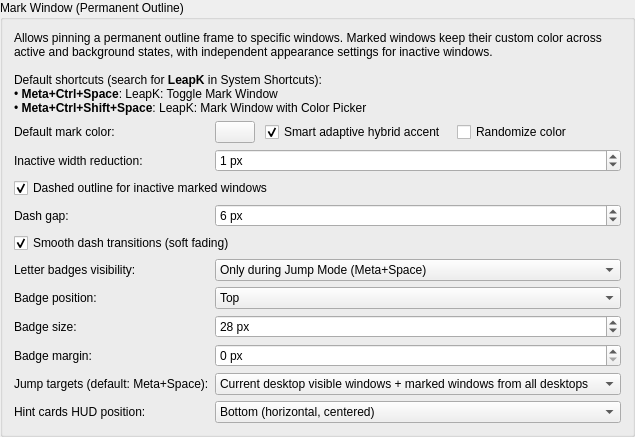
        <widget class="QGroupBox" name="groupMarkWindow">
         <property name="title">
          <string>Mark Window (Permanent Outline)</string>
         </property>
         <layout class="QFormLayout" name="formLayoutMarkWindow">
          <item row="0" column="0" colspan="2">
           <widget class="QLabel" name="label_markWindowDescription">
            <property name="text">
             <string>Allows pinning a permanent outline frame to specific windows. Marked windows keep their custom color across active and background states, with independent appearance settings for inactive windows.&lt;br&gt;&lt;br&gt;Default shortcuts (search for &lt;b&gt;LeapK&lt;/b&gt; in System Shortcuts):&lt;br&gt;&amp;bull; &lt;b&gt;Meta+Ctrl+Space&lt;/b&gt;: LeapK: Toggle Mark Window&lt;br&gt;&amp;bull; &lt;b&gt;Meta+Ctrl+Shift+Space&lt;/b&gt;: LeapK: Mark Window with Color Picker</string>
            </property>
            <property name="wordWrap">
             <bool>true</bool>
            </property>
           </widget>
          </item>
          <item row="1" column="0">
           <widget class="QLabel" name="label_markDefaultColor">
            <property name="text">
             <string>Default mark color:</string>
            </property>
            <property name="toolTip">
             <string>Default outline color used when toggling window mark via shortcut (default: #e74c3c red).</string>
            </property>
           </widget>
          </item>
          <item row="1" column="1">
           <layout class="QHBoxLayout" name="layoutMarkDefaultColor">
            <property name="spacing">
             <number>10</number>
            </property>
            <item>
             <widget class="KColorButton" name="kcfg_MarkDefaultColor">
              <property name="alphaChannelEnabled">
               <bool>true</bool>
              </property>
              <property name="toolTip">
               <string>Default outline color used when toggling window mark via shortcut.</string>
              </property>
             </widget>
            </item>
            <item>
             <widget class="QCheckBox" name="kcfg_MarkSmartAdaptive">
              <property name="text">
               <string>Smart adaptive hybrid accent</string>
              </property>
              <property name="checked">
               <bool>true</bool>
              </property>
              <property name="toolTip">
               <string>Automatically extract each window's mark outline color using the Smart Adaptive (Hybrid) algorithm based on its live content and icon.</string>
              </property>
             </widget>
            </item>
            <item>
             <widget class="QCheckBox" name="kcfg_MarkRandomColor">
              <property name="text">
               <string>Randomize color</string>
              </property>
              <property name="checked">
               <bool>false</bool>
              </property>
              <property name="toolTip">
               <string>Randomize the outline color each time a window is marked instead of using a fixed default color.</string>
              </property>
             </widget>
            </item>
            <item>
             <spacer name="spacerMarkDefaultColor">
              <property name="orientation">
               <enum>Qt::Horizontal</enum>
              </property>
              <property name="sizeHint" stdset="0">
               <size>
                <width>40</width>
                <height>20</height>
               </size>
              </property>
             </spacer>
            </item>
           </layout>
          </item>
          <item row="2" column="0">
           <widget class="QLabel" name="label_markInactiveWidthReduction">
            <property name="text">
             <string>Inactive width reduction:</string>
            </property>
            <property name="toolTip">
             <string>Reduces the outline border thickness for inactive marked windows by this amount in pixels (default: 1 px). Clamped to a minimum of 1 px.</string>
            </property>
           </widget>
          </item>
          <item row="2" column="1">
           <widget class="QSpinBox" name="kcfg_MarkInactiveWidthReduction">
            <property name="toolTip">
             <string>Reduces the outline border thickness for inactive marked windows by this amount in pixels (default: 1 px). Clamped to a minimum of 1 px.</string>
            </property>
            <property name="minimum">
             <number>0</number>
            </property>
            <property name="maximum">
             <number>10</number>
            </property>
            <property name="singleStep">
             <number>1</number>
            </property>
            <property name="value">
             <number>1</number>
            </property>
            <property name="suffix">
             <string> px</string>
            </property>
            <property name="specialValueText">
             <string>0 px (same width)</string>
            </property>
           </widget>
          </item>
          <item row="3" column="0" colspan="2">
           <widget class="QCheckBox" name="kcfg_MarkInactiveDashed">
            <property name="text">
             <string>Dashed outline for inactive marked windows</string>
            </property>
            <property name="checked">
             <bool>true</bool>
            </property>
            <property name="toolTip">
             <string>Renders inactive marked window outlines with a dashed line pattern instead of a solid line.</string>
            </property>
           </widget>
          </item>
          <item row="4" column="0">
           <widget class="QLabel" name="label_markInactiveDashGap">
            <property name="text">
             <string>Dash gap:</string>
            </property>
            <property name="toolTip">
             <string>Spacing / gap between dashes in pixels for inactive marked window outlines (default: 6 px).</string>
            </property>
           </widget>
          </item>
          <item row="4" column="1">
           <widget class="QSpinBox" name="kcfg_MarkInactiveDashGap">
            <property name="toolTip">
             <string>Spacing / gap between dashes in pixels for inactive marked window outlines (default: 6 px).</string>
            </property>
            <property name="minimum">
             <number>1</number>
            </property>
            <property name="maximum">
             <number>40</number>
            </property>
            <property name="singleStep">
             <number>1</number>
            </property>
            <property name="value">
             <number>6</number>
            </property>
            <property name="suffix">
             <string> px</string>
            </property>
           </widget>
          </item>
          <item row="5" column="0" colspan="2">
           <widget class="QCheckBox" name="kcfg_MarkInactiveDashSmooth">
            <property name="text">
             <string>Smooth dash transitions (soft fading)</string>
            </property>
            <property name="checked">
             <bool>true</bool>
            </property>
            <property name="toolTip">
             <string>Applies a smooth alpha gradient fade between dashes and gaps on marked window outlines.</string>
            </property>
           </widget>
          </item>
          <item row="6" column="0">
           <widget class="QLabel" name="label_badgeDisplayMode">
            <property name="text">
             <string>Letter badges visibility:</string>
            </property>
            <property name="toolTip">
             <string>Controls when letter badges are shown on candidate windows. Active window is always excluded.</string>
            </property>
           </widget>
          </item>
          <item row="6" column="1">
           <widget class="QComboBox" name="kcfg_BadgeDisplayMode">
            <property name="toolTip">
             <string>Controls when letter badges are shown on candidate windows. Active window is always excluded.</string>
            </property>
            <item>
             <property name="text">
              <string>Only during Jump Mode (Meta+Space)</string>
             </property>
            </item>
            <item>
             <property name="text">
              <string>Always visible on background windows</string>
             </property>
            </item>
            <item>
             <property name="text">
              <string>Disabled</string>
             </property>
            </item>
           </widget>
          </item>
          <item row="7" column="0">
           <widget class="QLabel" name="label_badgePosition">
            <property name="text">
             <string>Badge position:</string>
            </property>
            <property name="toolTip">
             <string>Position of the letter badge relative to the window frame.</string>
            </property>
           </widget>
          </item>
          <item row="7" column="1">
           <widget class="QComboBox" name="kcfg_BadgePosition">
            <property name="currentIndex">
             <number>1</number>
            </property>
            <property name="toolTip">
             <string>Position of the letter badge relative to the window frame.</string>
            </property>
            <item>
             <property name="text">
              <string>Top-Left</string>
             </property>
            </item>
            <item>
             <property name="text">
              <string>Top</string>
             </property>
            </item>
            <item>
             <property name="text">
              <string>Top-Right</string>
             </property>
            </item>
            <item>
             <property name="text">
              <string>Left</string>
             </property>
            </item>
            <item>
             <property name="text">
              <string>Center</string>
             </property>
            </item>
            <item>
             <property name="text">
              <string>Right</string>
             </property>
            </item>
            <item>
             <property name="text">
              <string>Bottom-Left</string>
             </property>
            </item>
            <item>
             <property name="text">
              <string>Bottom</string>
             </property>
            </item>
            <item>
             <property name="text">
              <string>Bottom-Right</string>
             </property>
            </item>
           </widget>
          </item>
          <item row="8" column="0">
           <widget class="QLabel" name="label_badgeSize">
            <property name="text">
             <string>Badge size:</string>
            </property>
            <property name="toolTip">
             <string>Height and proportional size of the letter badge in pixels (default: 28 px).</string>
            </property>
           </widget>
          </item>
          <item row="8" column="1">
           <widget class="QSpinBox" name="kcfg_BadgeSize">
            <property name="toolTip">
             <string>Height and proportional size of the letter badge in pixels (default: 28 px).</string>
            </property>
            <property name="minimum">
             <number>16</number>
            </property>
            <property name="maximum">
             <number>64</number>
            </property>
            <property name="singleStep">
             <number>2</number>
            </property>
            <property name="value">
             <number>28</number>
            </property>
            <property name="suffix">
             <string> px</string>
            </property>
           </widget>
          </item>
          <item row="9" column="0">
           <widget class="QLabel" name="label_badgeMargin">
            <property name="text">
             <string>Badge margin:</string>
            </property>
            <property name="toolTip">
             <string>Distance from window edges to the badge in pixels (default: 12 px).</string>
            </property>
           </widget>
          </item>
          <item row="9" column="1">
           <widget class="QSpinBox" name="kcfg_BadgeMargin">
            <property name="toolTip">
             <string>Distance from window edges to the badge in pixels (default: 0 px).</string>
            </property>
            <property name="minimum">
             <number>0</number>
            </property>
            <property name="maximum">
             <number>100</number>
            </property>
            <property name="singleStep">
             <number>2</number>
            </property>
            <property name="value">
             <number>0</number>
            </property>
            <property name="suffix">
             <string> px</string>
            </property>
           </widget>
          </item>
          <item row="10" column="0">
           <widget class="QLabel" name="label_jumpTargets">
            <property name="text">
             <string>Jump targets (default: Meta+Space):</string>
            </property>
            <property name="toolTip">
             <string>Scope of windows included when pressing the Jump to Window shortcut (default: Meta+Space).</string>
            </property>
           </widget>
          </item>
          <item row="10" column="1">
           <widget class="QComboBox" name="kcfg_JumpTargets">
            <property name="toolTip">
             <string>Scope of windows included when pressing the Jump to Window shortcut (default: Meta+Space).</string>
            </property>
            <item>
             <property name="text">
              <string>Current desktop visible windows + marked windows from all desktops</string>
             </property>
            </item>
            <item>
             <property name="text">
              <string>Marked windows only (all desktops)</string>
             </property>
            </item>
            <item>
             <property name="text">
              <string>All windows across all virtual desktops</string>
             </property>
            </item>
           </widget>
          </item>
          <item row="11" column="0">
           <widget class="QLabel" name="label_badgeHudPosition">
            <property name="text">
             <string>Hint cards HUD position:</string>
            </property>
            <property name="toolTip">
             <string>Screen edge position for offscreen and covered window hint cards (Bottom/Top horizontal, Left/Right vertical).</string>
            </property>
           </widget>
          </item>
          <item row="11" column="1">
           <widget class="QComboBox" name="kcfg_BadgeHudPosition">
            <property name="currentIndex">
             <number>0</number>
            </property>
            <property name="toolTip">
             <string>Screen edge position for offscreen and covered window hint cards (Bottom/Top horizontal, Left/Right vertical).</string>
            </property>
            <item>
             <property name="text">
              <string>Bottom (horizontal, centered)</string>
             </property>
            </item>
            <item>
             <property name="text">
              <string>Top (horizontal, centered)</string>
             </property>
            </item>
            <item>
             <property name="text">
              <string>Left (vertical, left-aligned)</string>
             </property>
            </item>
            <item>
             <property name="text">
              <string>Right (vertical, left-aligned)</string>
             </property>
            </item>
           </widget>
          </item>
         </layout>
        </widget>
